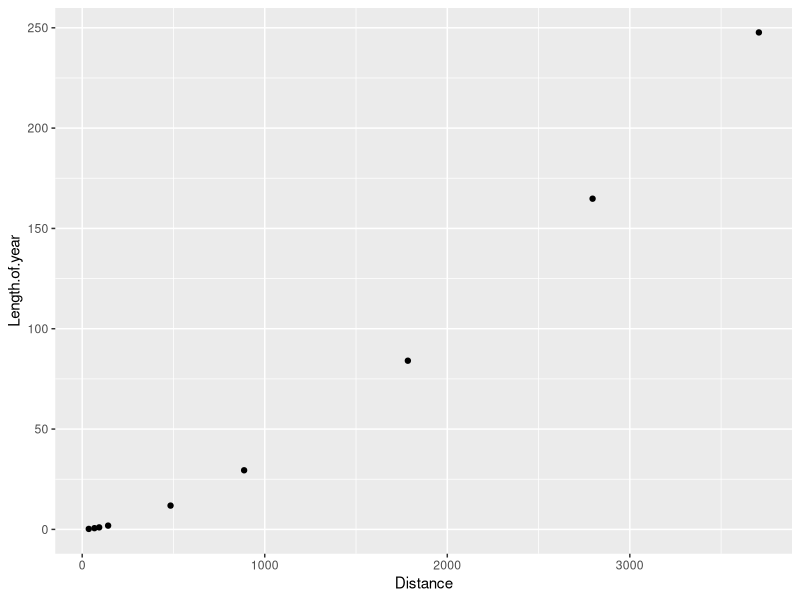
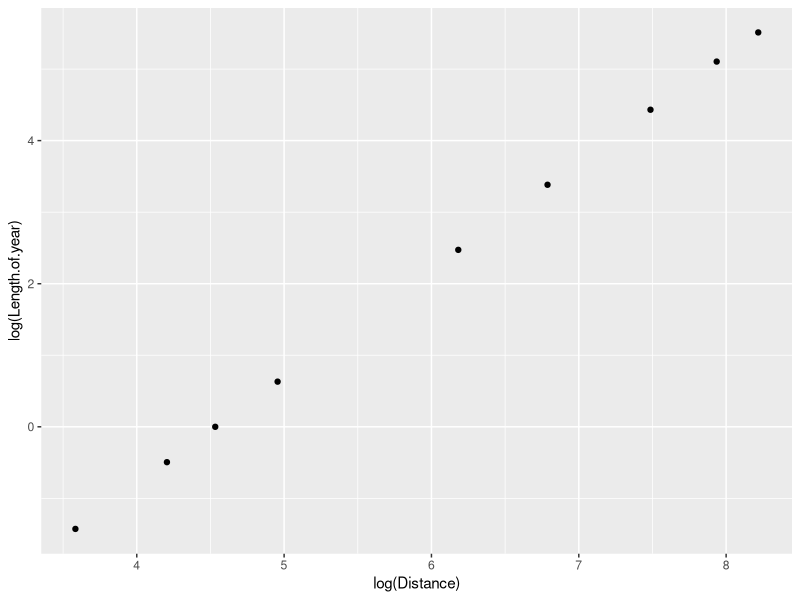
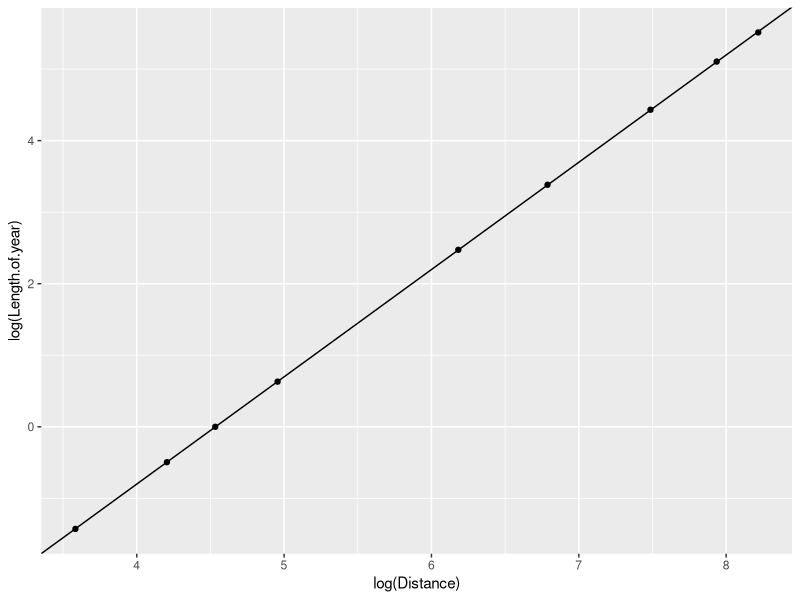

Generate these figures, in order, with R:
planets <- read.csv("planets.csv")

#Scatterplot
library(ggplot2)
ggplot(data = planets) +
  geom_point(mapping = aes(x = Distance, y = Length.of.year))

#Scatterplot for log transformed versions
ggplot(data = planets) +
  geom_point(mapping = aes(x = log(Distance), y = log(Length.of.year)))

#Step 1: Linear regression on the log transformed versions
lm_planets_log = lm(log(Length.of.year) ~ log(Distance), data=planets)
summary(lm_planets_log)   

#Scatterplot for log transformed versions with regression line
ggplot(data = planets, mapping = aes(x = log(Distance), y = log(Length.of.year))) +
  geom_point() +
  geom_abline(intercept = lm_planets_log$coefficients[1], slope = lm_planets_log$coefficients[2])

#Final prediction (undo the transformation)
exp(predict(lm_planets_log, data.frame(Distance = 5000), interval = "prediction"))
